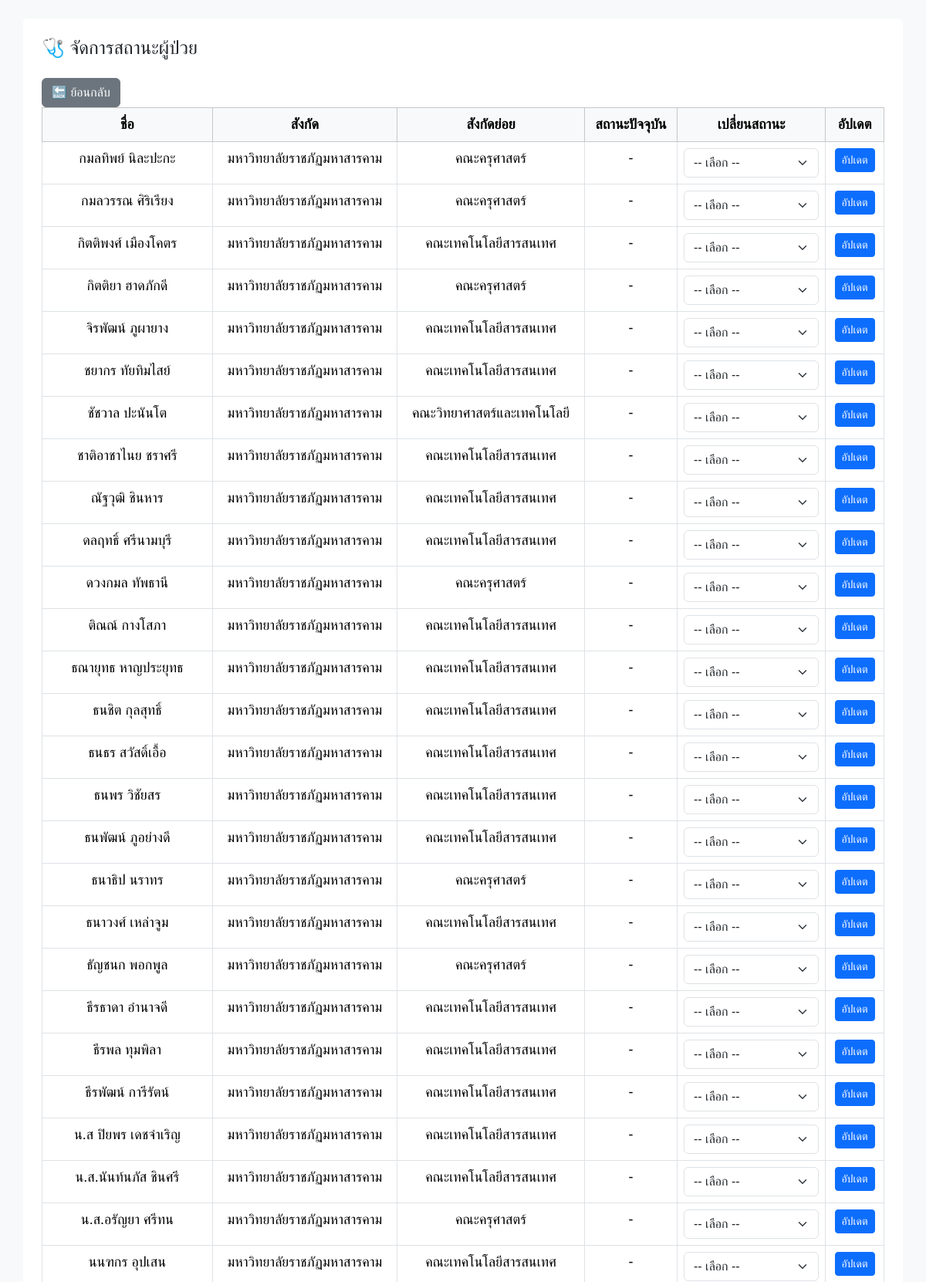
/doctor/manage_patients.php (signed in, upper part), run on the app's committed database.
### tables this page shows
CREATE TABLE `users` (
  `id` int(11) NOT NULL AUTO_INCREMENT,
  `fullname` varchar(255) DEFAULT NULL,
  `student_id` varchar(20) DEFAULT NULL,
  `dob` date DEFAULT NULL,
  `age` int(11) DEFAULT NULL,
  `phone` varchar(20) DEFAULT NULL,
  `email` varchar(255) DEFAULT NULL,
  `password` varchar(255) DEFAULT NULL,
  `citizen_id` char(13) DEFAULT NULL,
  `affiliation_id` int(11) DEFAULT NULL,
  `sub_affiliation_id` int(11) DEFAULT NULL,
  `can_talk_to` enum('เพื่อน','แฟน','ผู้ปกครอง','อาจารย์','พี่  / น้อง','ญาติ') DEFAULT NULL,
  `has_pet` enum('มี','ไม่มี') DEFAULT NULL,
  `family_status` enum('บิดามารดาอยู่ด้วยกัน','บิดามารดาหย่าร้าง','บิดาเสียชีวิต','มารดาเสียชีวิต','บิดาและมารดาเสียชีวิต') DEFAULT NULL,
  `financial_status` enum('พอใช้','ไม่พอใช้') DEFAULT NULL,
  `drug_use` enum('ใช้','ไม่ใช้') DEFAULT NULL,
  `has_support` enum('มี','ไม่มี') DEFAULT NULL,
  `role` enum('user','doctor','admin','superadmin') DEFAULT 'user',
  `status` varchar(100) DEFAULT NULL,
  `created_at` datetime DEFAULT current_timestamp(),
  PRIMARY KEY (`id`),
  UNIQUE KEY `email` (`email`)
);

CREATE TABLE `affiliations` (
  `id` int(11) NOT NULL,
  `name` varchar(255) DEFAULT NULL
);

CREATE TABLE `sub_affiliations` (
  `id` int(11) NOT NULL,
  `name` varchar(255) DEFAULT NULL,
  `affiliation_id` int(11) DEFAULT NULL
);

### doctor/manage_patients.php (the view, shortened to what this page needs)
<?php
include('../config/db.php');
$sql = "
SELECT u.id, u.fullname, u.status, a.name AS affiliation, s.name AS sub_affiliation
FROM users u
LEFT JOIN affiliations a ON u.affiliation_id = a.id
LEFT JOIN sub_affiliations s ON u.sub_affiliation_id = s.id
WHERE u.role = 'user'
ORDER BY u.fullname ASC
";
$result = $conn->query($sql);
?>
<!DOCTYPE html>
<html lang="th">
<head>
    <link href="https://cdn.jsdelivr.net/npm/bootstrap@5.3.2/dist/css/bootstrap.min.css" rel="stylesheet">
</head>
<body class="bg-light">
<div class="container mt-4 p-4 bg-white rounded">
    <h4 class="mb-4">🩺 จัดการสถานะผู้ป่วย</h4>
    <table class="table table-bordered text-center">
        <thead class="table-light">
            <tr><th>ชื่อ</th><th>สังกัด</th><th>สังกัดย่อย</th><th>สถานะปัจจุบัน</th><th>เปลี่ยนสถานะ</th><th>อัปเดต</th></tr>
        </thead>
        <tbody>
        <?php while ($u = $result->fetch_assoc()): ?>
        <tr>
            <form method="post">
                <td><?= htmlspecialchars($u['fullname']) ?></td>
                <td><?= htmlspecialchars($u['affiliation']) ?></td>
                <td><?= htmlspecialchars($u['sub_affiliation']) ?></td>
                <td><?= $u['status'] ?: '-' ?></td>
                <td>
                    <select name="status" class="form-select" required>
                        <option value="">-- เลือก --</option>
                    </select>
                </td>
                <td><button type="submit" class="btn btn-primary btn-sm">อัปเดต</button></td>
            </form>
        </tr>
        <?php endwhile; ?>
        </tbody>
        <a href="../doctor/dashboard.php" class="btn btn-secondary">🔙 ย้อนกลับ</a>
    </table>
</div>
</body>
</html>

### doctor/manage_patients.php (style rules this page uses)
body { font-family: 'Sarabun', sans-serif; font-size: 18px; }

### data on the page
users: fullname "กมลทิพย์ นิละปะกะ", affiliation.name "มหาวิทยาลัยราชภัฏมหาสารคาม", sub_affiliation.name "คณะครุศาสตร์", status "-"
users: fullname "กมลวรรณ ศิริเรียง", affiliation.name "มหาวิทยาลัยราชภัฏมหาสารคาม", sub_affiliation.name "คณะครุศาสตร์", status "-"
users: fullname "กิตติพงศ์ เมืองโคตร", affiliation.name "มหาวิทยาลัยราชภัฏมหาสารคาม", sub_affiliation.name "คณะเทคโนโลยีสารสนเทศ", status "-"
users: fullname "กิตติยา ฮาดภักดี", affiliation.name "มหาวิทยาลัยราชภัฏมหาสารคาม", sub_affiliation.name "คณะครุศาสตร์", status "-"
users: fullname "จิรพัฒน์ ภูผายาง", affiliation.name "มหาวิทยาลัยราชภัฏมหาสารคาม", sub_affiliation.name "คณะเทคโนโลยีสารสนเทศ", status "-"
users: fullname "ชยากร ทัยทิมไสย์", affiliation.name "มหาวิทยาลัยราชภัฏมหาสารคาม", sub_affiliation.name "คณะเทคโนโลยีสารสนเทศ", status "-"
users: fullname "ชัชวาล ปะนันโต", affiliation.name "มหาวิทยาลัยราชภัฏมหาสารคาม", sub_affiliation.name "คณะวิทยาศาสตร์และเทคโนโลยี", status "-"
users: fullname "ชาติอาชาไนย ชราศรี", affiliation.name "มหาวิทยาลัยราชภัฏมหาสารคาม", sub_affiliation.name "คณะเทคโนโลยีสารสนเทศ", status "-"
users: fullname "ณัฐวุฒิ ชินหาร", affiliation.name "มหาวิทยาลัยราชภัฏมหาสารคาม", sub_affiliation.name "คณะเทคโนโลยีสารสนเทศ", status "-"
users: fullname "ดลฤทธิ์ ศรีนามบุรี", affiliation.name "มหาวิทยาลัยราชภัฏมหาสารคาม", sub_affiliation.name "คณะเทคโนโลยีสารสนเทศ", status "-"
users: fullname "ดวงกมล ทัพธานี", affiliation.name "มหาวิทยาลัยราชภัฏมหาสารคาม", sub_affiliation.name "คณะครุศาสตร์", status "-"
users: fullname "ติณณ์ กางโสภา", affiliation.name "มหาวิทยาลัยราชภัฏมหาสารคาม", sub_affiliation.name "คณะเทคโนโลยีสารสนเทศ", status "-"
users: fullname "ธณายุทธ หาญประยุทธ", affiliation.name "มหาวิทยาลัยราชภัฏมหาสารคาม", sub_affiliation.name "คณะเทคโนโลยีสารสนเทศ", status "-"
users: fullname "ธนชิต กุลสุทธิ์", affiliation.name "มหาวิทยาลัยราชภัฏมหาสารคาม", sub_affiliation.name "คณะเทคโนโลยีสารสนเทศ", status "-"
users: fullname "ธนธร สวัสดิ์เอื้อ", affiliation.name "มหาวิทยาลัยราชภัฏมหาสารคาม", sub_affiliation.name "คณะเทคโนโลยีสารสนเทศ", status "-"
users: fullname "ธนพร วิชัยสร", affiliation.name "มหาวิทยาลัยราชภัฏมหาสารคาม", sub_affiliation.name "คณะเทคโนโลยีสารสนเทศ", status "-"
users: fullname "ธนพัฒน์ ภูอย่างดี", affiliation.name "มหาวิทยาลัยราชภัฏมหาสารคาม", sub_affiliation.name "คณะเทคโนโลยีสารสนเทศ", status "-"
users: fullname "ธนาธิป นราทร", affiliation.name "มหาวิทยาลัยราชภัฏมหาสารคาม", sub_affiliation.name "คณะครุศาสตร์", status "-"
users: fullname "ธนาวงศ์ เหล่าจูม", affiliation.name "มหาวิทยาลัยราชภัฏมหาสารคาม", sub_affiliation.name "คณะเทคโนโลยีสารสนเทศ", status "-"
users: fullname "ธัญชนก พอกพูล", affiliation.name "มหาวิทยาลัยราชภัฏมหาสารคาม", sub_affiliation.name "คณะครุศาสตร์", status "-"
users: fullname "ธีรธาดา อํานาจดี", affiliation.name "มหาวิทยาลัยราชภัฏมหาสารคาม", sub_affiliation.name "คณะเทคโนโลยีสารสนเทศ", status "-"
users: fullname "ธีรพล ทุมพิลา", affiliation.name "มหาวิทยาลัยราชภัฏมหาสารคาม", sub_affiliation.name "คณะเทคโนโลยีสารสนเทศ", status "-"
users: fullname "ธีรพัฒน์ การีรัตน์", affiliation.name "มหาวิทยาลัยราชภัฏมหาสารคาม", sub_affiliation.name "คณะเทคโนโลยีสารสนเทศ", status "-"
users: fullname "น.ส ปิยพร เดชจำเริญ", affiliation.name "มหาวิทยาลัยราชภัฏมหาสารคาม", sub_affiliation.name "คณะเทคโนโลยีสารสนเทศ", status "-"
users: fullname "น.ส.นันท์นภัส ชินศรี", affiliation.name "มหาวิทยาลัยราชภัฏมหาสารคาม", sub_affiliation.name "คณะเทคโนโลยีสารสนเทศ", status "-"
users: fullname "น.ส.อรัญยา ศรีทน", affiliation.name "มหาวิทยาลัยราชภัฏมหาสารคาม", sub_affiliation.name "คณะครุศาสตร์", status "-"
users: fullname "นนฑกร อุปเสน", affiliation.name "มหาวิทยาลัยราชภัฏมหาสารคาม", sub_affiliation.name "คณะเทคโนโลยีสารสนเทศ", status "-"
